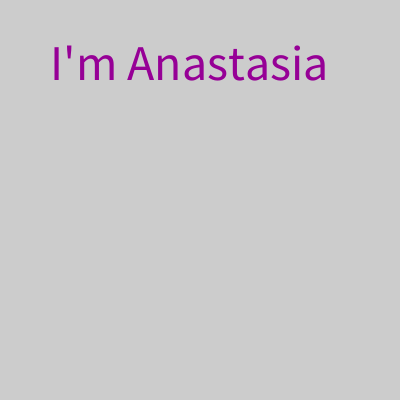
Frame 1 (no input)
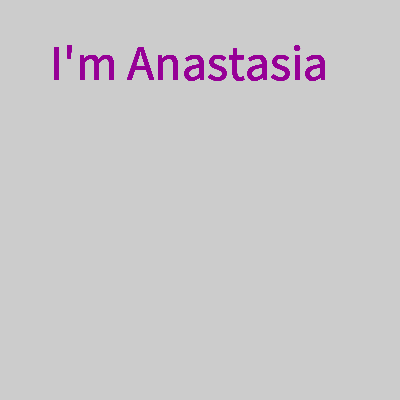
Frame 60 (the mouse pressed at the canvas centre just before this capture)
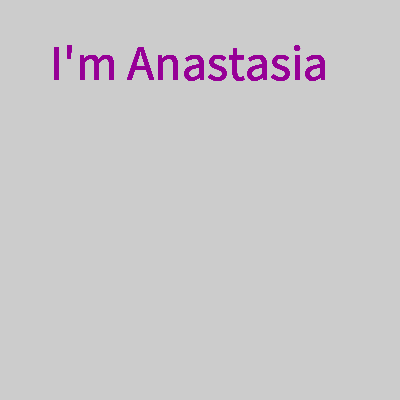
Frame 120 (the mouse held since frame 60 and released just before this capture)

The Processing sketch that drew these frames (run headless with seeded random() and noise(); from frame 60 on, the mouse is pressed at the canvas centre):

// Processing sketch: sketch_161017c_Text
// ── sketch_161017c_Text.pde
void setup() {
  size(400,400);
}

void draw() {
  fill(150,0,150);
  textSize(50);
  stroke(0,255,0);
  text("I'm Anastasia",50,80);
  
  
  
  
}
